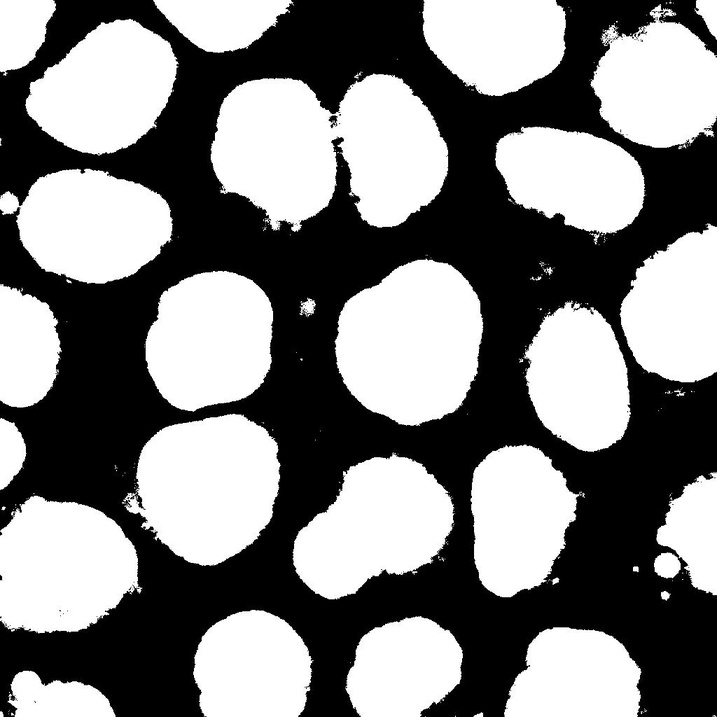
#> input picture cell_clustering/Coloured_Clustering/CN_nofilter_RGB_euclidean.jpg, 717 x 717 px, shrunk from 1024 x 1024 before the run, found by its file name
$ jupyter execute --allow-errors Morphological_Operations.ipynb
#> lines starting #> are read from the running program, lines starting #| are printed output that depends on the picture
### cell_clustering/dice_score.py
import numpy as np


def dice_foreground(gt, img):
    """
    calculates the dice score for the foreground of the picture, that is all white pixels (intensity value 255)
    : param gt: ground truth image
    : param img: output image of the k-means clustering algorithm
    : return: dice score (float between 0 and 1)
    """
    tp = 0
    tn = 0
    fp = 0
    fn = 0
    h = gt.shape[0]
    w = gt.shape[1]
    for i, j in np.ndindex((h, w)):
        if gt[i, j][0] == 255:
            if img[i, j][0] == 255:
                tp += 1
            else:
                fn += 1
        else:
            if img[i, j][0] == 255:
                fp += 1
            else:
                tn += 1
    dsc = 2* tp / (2*tp + fn + fp)
    return print("Dice similarity score is {}".format(dsc))


# [26 lines left out: function dice_background, not called in this run]

### cell_clustering/Morphological_Operations.ipynb
[cell 1]
import cv2
import dice_score as ds
import numpy as np

[cell 2]
CN_gt = cv2.imread("../data/Cell_Nuclei_gt_new2.jpg")
YC_gt = cv2.imread("../data/Yeast_Cells_gt_new.jpg")

[cell 3]
CN = cv2.imread("../cell_clustering/Coloured_Clustering/Cell_Nuclei/CN_nofilter_RGB_euclidean.jpg")
#> CN is the input picture: shape (717, 717, 3); min 0, max 255, mean 129.1
YC = cv2.imread("../cell_clustering/Coloured_Clustering/Yeast_Cells/YC_nofilter_RGB_euclidean.jpg")
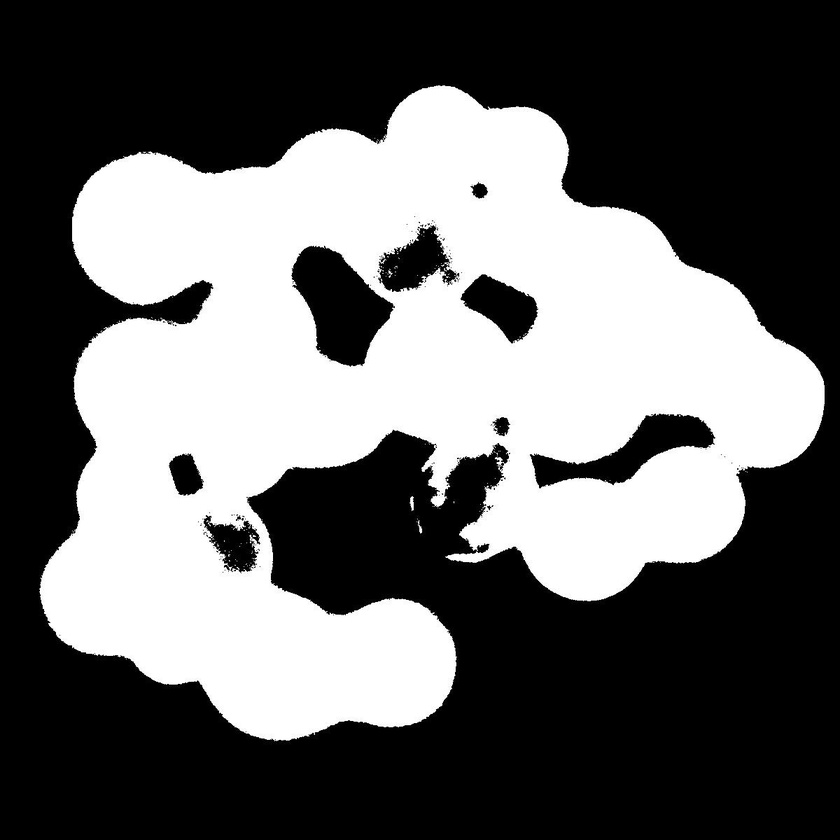
#> input picture cell_clustering/Coloured_Clustering/YC_nofilter_RGB_euclidean.jpg, 840 x 840 px, shrunk from 1200 x 1200 before the run, found by its file name
#> YC is the input picture: shape (840, 840, 3); min 0, max 255, mean 100.8

#> (a cell that did not finish here is left out)

#> (a cell that did not finish here is left out)

[cell 6]
kernelsizes = [3,5,10,15,20,25]
CN_erode_list = []
CN_dilate_list = []
YC_erode_list = []
YC_dilate_list = []
CN_opening_list = []
CN_closing_list = []
YC_opening_list = []
YC_closing_list = []
for i in kernelsizes:
    kernel = np.ones((i,i), np.uint8)
    CN_erode = cv2.erode(CN, kernel, iterations=1)
    CN_erode_list.append(CN_erode)
    CN_dilate = cv2.dilate(CN, kernel, iterations=1)
    CN_dilate_list.append(CN_dilate)
    YC_erode = cv2.erode(YC, kernel, iterations=1)
    YC_erode_list.append(YC_erode)
    YC_dilate = cv2.dilate(YC, kernel, iterations=1)
    YC_dilate_list.append(YC_dilate)
    CN_open = cv2.morphologyEx(CN, cv2.MORPH_OPEN, kernel)
    CN_opening_list.append(CN_open)
    CN_close = cv2.morphologyEx(CN, cv2.MORPH_CLOSE, kernel)
    CN_closing_list.append(CN_close)
    YC_open = cv2.morphologyEx(YC, cv2.MORPH_OPEN, kernel)
    YC_opening_list.append(YC_open)
    YC_close = cv2.morphologyEx(YC, cv2.MORPH_CLOSE, kernel)
    YC_closing_list.append(YC_close)
#> this loop made 6 passes
#> pass 1, `CN_erode = cv2.erode(CN, kernel, iterations=1)`:
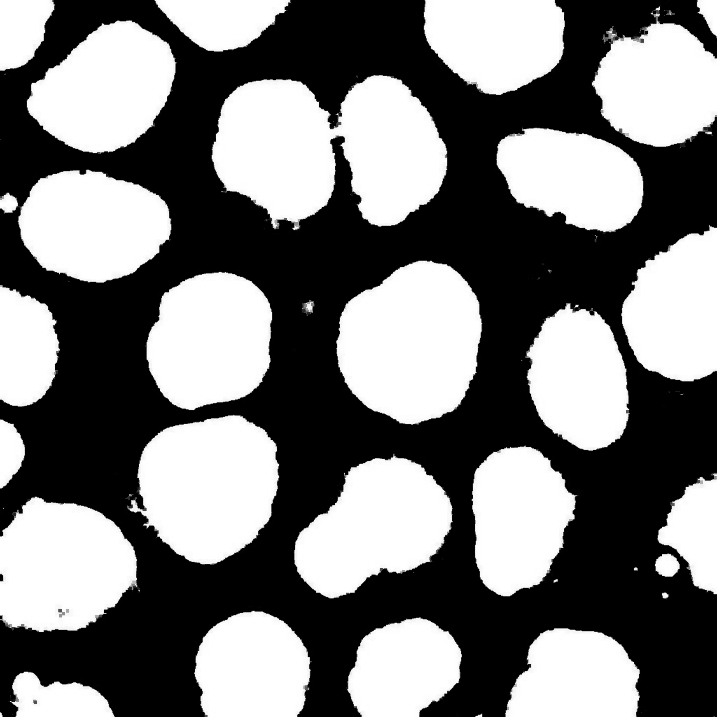
#> CN_erode: shape (717, 717, 3); min 0, max 255, mean 122.4
#> pass 1, `CN_dilate = cv2.dilate(CN, kernel, iterations=1)`:
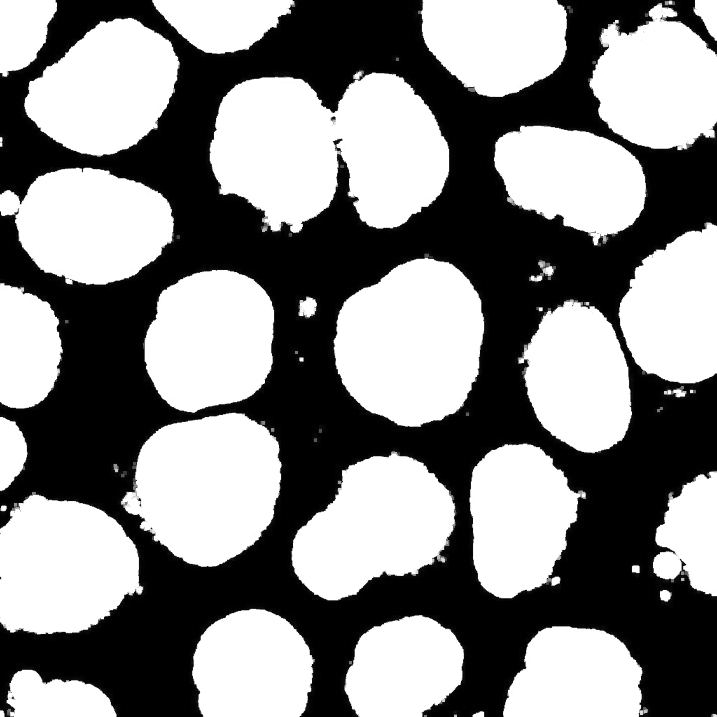
#> CN_dilate: shape (717, 717, 3); min 0, max 255, mean 136
#> pass 1, `YC_erode = cv2.erode(YC, kernel, iterations=1)`:
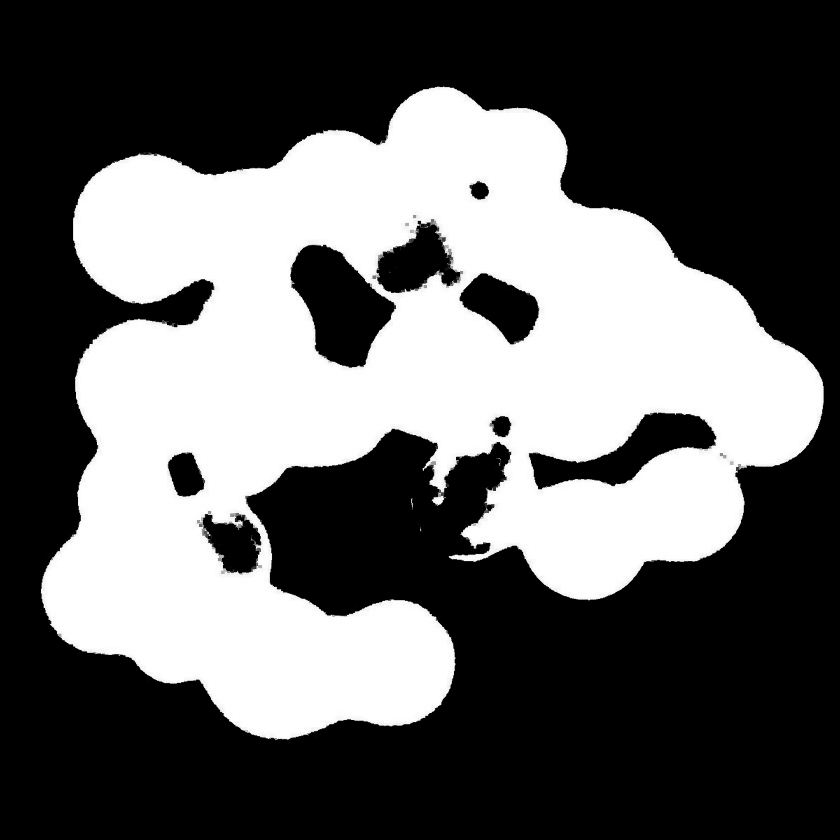
#> YC_erode: shape (840, 840, 3); min 0, max 255, mean 97.7
#> pass 1, `YC_dilate = cv2.dilate(YC, kernel, iterations=1)`:
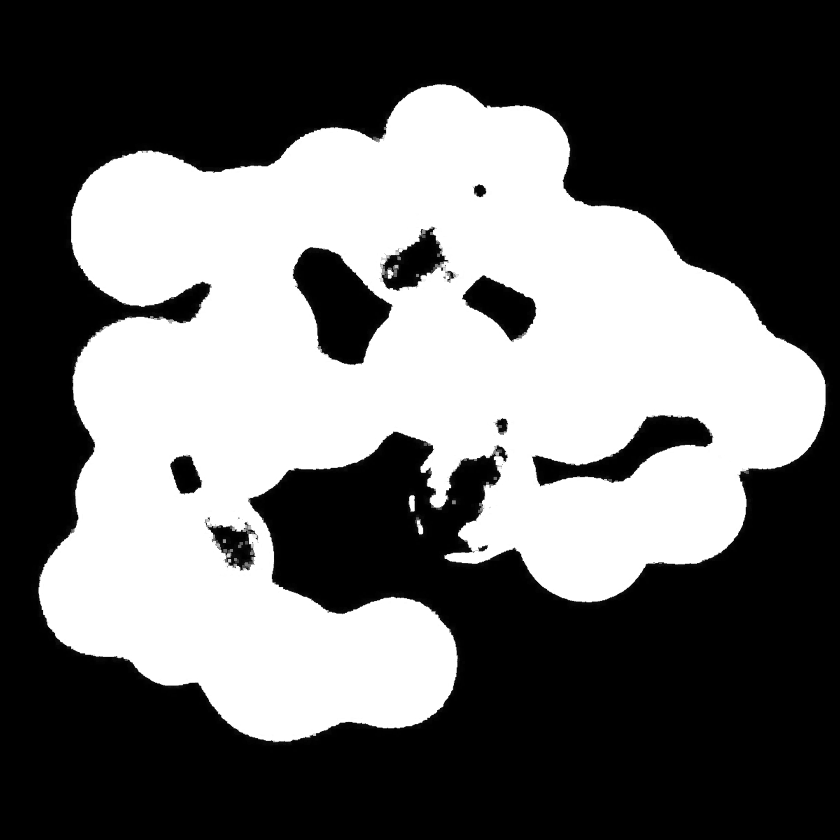
#> YC_dilate: shape (840, 840, 3); min 0, max 255, mean 104
#> after the loop, CN_closing_list = 6 items; CN_dilate_list = 6 items; CN_erode_list = 6 items; CN_opening_list = 6 items; YC_closing_list = 6 items; YC_dilate_list = 6 items; YC_erode_list = 6 items; YC_opening_list = 6 items
